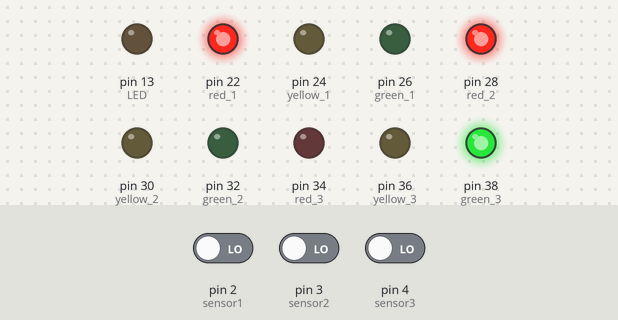
A sketch run on a simulated Arduino Mega 2560, built with avr-gcc and run on an emulated ATmega2560. Parts: output pins drawn as LEDs (lit = HIGH). The inputs (shaded band) are chosen by the test bench; at power-on: pin 2 (sensor1) LOW, pin 3 (sensor2) LOW, pin 4 (sensor3) LOW.

Above: at 35.4 s.
35.5 s: pin 2 (sensor1) driven HIGH
At 44.6 s:
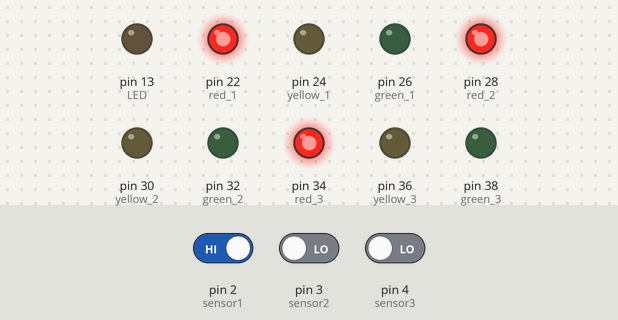
At 57.3 s:
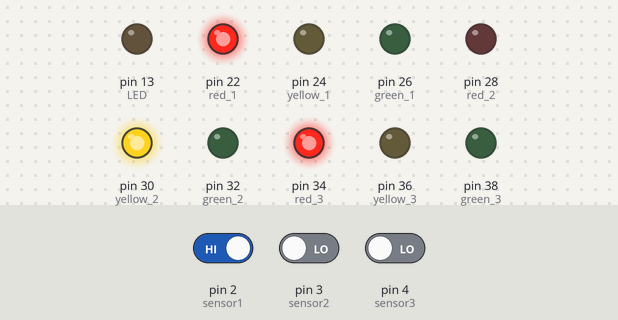
Timing chart, 0 to 59.5 s (numbered marks = the images above; inputs shaded):
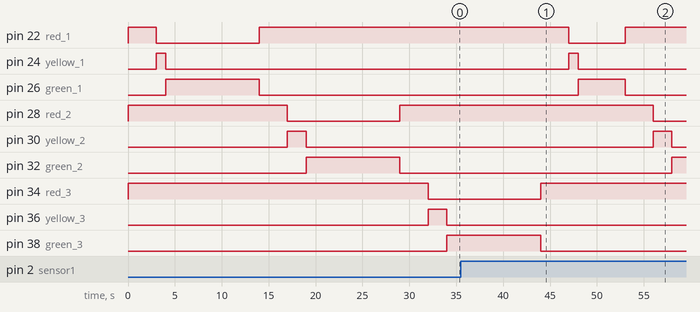

The sketch:

Smart_Traffic_Light.ino
```cpp
const int sensor1 = 2;
const int sensor2 = 3;
const int sensor3 = 4;

const int LED =13;

const int red_1 = 22;
const int yellow_1 = 24;
const int green_1 = 26;

const int red_2 = 28;
const int yellow_2 = 30;
const int green_2 = 32;

const int red_3 = 34;
const int yellow_3 = 36;
const int green_3 = 38;
int value = 0;

void setup(){
  pinMode(sensor1,INPUT);
  pinMode(sensor2,INPUT);
  pinMode(sensor3,INPUT);
  pinMode(LED,OUTPUT);
  pinMode(red_1,OUTPUT);
  pinMode(yellow_1,OUTPUT);
  pinMode(green_1,OUTPUT);

  pinMode(red_2,OUTPUT);
  pinMode(yellow_2,OUTPUT);
  pinMode(green_2,OUTPUT);

  pinMode(red_3,OUTPUT);
  pinMode(yellow_3,OUTPUT);
  pinMode(green_3,OUTPUT);

  Serial.begin(9600);
}
void loop(){
  digitalWrite(red_1,HIGH);
  digitalWrite(red_2,HIGH);
  digitalWrite(red_3,HIGH);
  delay(3000);
  traffic_1();
}

void traffic_1(){
  value = digitalRead(sensor1);
  if (value == 1)
  {
    digitalWrite(yellow_1,HIGH);
   digitalWrite(red_1,LOW);
   delay(1000);
   digitalWrite(yellow_1,LOW);
   digitalWrite(green_1,HIGH);
   delay(5000);
   digitalWrite(green_1,LOW);
   digitalWrite(red_1,HIGH);
  }

  if (value == 0){
    digitalWrite(yellow_1,HIGH);
   digitalWrite(red_1,LOW);
   delay(1000);
   digitalWrite(yellow_1,LOW);
   digitalWrite(green_1,HIGH);
   delay(10000);
   digitalWrite(green_1,LOW);
   digitalWrite(red_1,HIGH);
  }
  delay(3000);
  traffic_2();
}

void traffic_2(){
  value = digitalRead(sensor2);
  if (value == 1)
 {
    digitalWrite(yellow_2,HIGH);
   digitalWrite(red_2,LOW);
   delay(2000);
   digitalWrite(yellow_2,LOW);
   digitalWrite(green_2,HIGH);
   delay(5000);
   digitalWrite(green_2,LOW);
   digitalWrite(red_2,HIGH);
  }

  if (value == 0){
    digitalWrite(yellow_2,HIGH);
   digitalWrite(red_2,LOW);
   delay(2000);
   digitalWrite(yellow_2,LOW);
   digitalWrite(green_2,HIGH);
   delay(10000);
   digitalWrite(green_2,LOW);
   digitalWrite(red_2,HIGH);
  }
  delay(3000);
  traffic_3();
}

void traffic_3(){
  value = digitalRead(sensor3);
  if (value == 1)
 {
    digitalWrite(yellow_3,HIGH);
   digitalWrite(red_3,LOW);
   delay(2000);
   digitalWrite(yellow_3,LOW);
   digitalWrite(green_3,HIGH);
   delay(5000);
   digitalWrite(green_3,LOW);
   digitalWrite(red_3,HIGH);
  }
  if (value == 0){
    digitalWrite(yellow_3,HIGH);
   digitalWrite(red_3,LOW);
   delay(2000);
   digitalWrite(yellow_3,LOW);
   digitalWrite(green_3,HIGH);
   delay(10000);
   digitalWrite(green_3,LOW);
   digitalWrite(red_3,HIGH);
  }
  delay(3000);
  traffic_1();
}
```

Measured:
- after the input at 35.5 s, pin 28 (red_2): HIGH → LOW after 20.5 s instead of 25.5 s; pin 32 (green_2): LOW → HIGH after 22.5 s instead of 27.5 s
